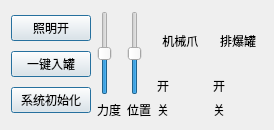
    <widget class="QWidget" name="tab_6">
     <attribute name="title">
      <string>功能区1</string>
     </attribute>
     <layout class="QVBoxLayout" name="verticalLayout_35">
      <item>
       <layout class="QHBoxLayout" name="horizontalLayout_33">
        <item>
         <layout class="QVBoxLayout" name="verticalLayout_29">
          <item>
           <widget class="QPushButton" name="Light">
            <property name="text">
             <string>照明开</string>
            </property>
            <property name="checkable">
             <bool>true</bool>
            </property>
            <property name="checked">
             <bool>false</bool>
            </property>
            <property name="autoDefault">
             <bool>false</bool>
            </property>
            <property name="default">
             <bool>true</bool>
            </property>
            <property name="flat">
             <bool>false</bool>
            </property>
           </widget>
          </item>
          <item>
           <widget class="QPushButton" name="OneKeyCan">
            <property name="text">
             <string>一键入罐</string>
            </property>
            <property name="default">
             <bool>true</bool>
            </property>
           </widget>
          </item>
          <item>
           <widget class="QPushButton" name="Init">
            <property name="text">
             <string>系统初始化</string>
            </property>
            <property name="autoDefault">
             <bool>false</bool>
            </property>
            <property name="default">
             <bool>true</bool>
            </property>
           </widget>
          </item>
         </layout>
        </item>
        <item>
         <layout class="QHBoxLayout" name="horizontalLayout_5">
          <item>
           <layout class="QVBoxLayout" name="verticalLayout_41">
            <item>
             <widget class="QSlider" name="gripper_force">
              <property name="maximum">
               <number>100</number>
              </property>
              <property name="value">
               <number>50</number>
              </property>
              <property name="orientation">
               <enum>Qt::Vertical</enum>
              </property>
             </widget>
            </item>
            <item>
             <widget class="QLabel" name="label_71">
              <property name="text">
               <string>力度</string>
              </property>
             </widget>
            </item>
           </layout>
          </item>
          <item>
           <layout class="QVBoxLayout" name="verticalLayout_40">
            <item>
             <widget class="QSlider" name="gripper_position">
              <property name="maximum">
               <number>100</number>
              </property>
              <property name="value">
               <number>50</number>
              </property>
              <property name="orientation">
               <enum>Qt::Vertical</enum>
              </property>
             </widget>
            </item>
            <item>
             <widget class="QLabel" name="label_70">
              <property name="text">
               <string>位置</string>
              </property>
             </widget>
            </item>
           </layout>
          </item>
         </layout>
        </item>
        <item>
         <layout class="QVBoxLayout" name="verticalLayout_20">
          <item>
           <widget class="QLabel" name="label_5">
            <property name="text">
             <string>机械爪 </string>
            </property>
            <property name="alignment">
             <set>Qt::AlignCenter</set>
            </property>
           </widget>
          </item>
          <item>
           <layout class="QHBoxLayout" name="horizontalLayout_31">
            <item>
             <widget class="QLabel" name="label_6">
              <property name="text">
               <string>开</string>
              </property>
              <property name="alignment">
               <set>Qt::AlignCenter</set>
              </property>
             </widget>
            </item>
            <item>
             <widget class="QPushButton" name="Hand_Open">
              <property name="styleSheet">
               <string notr="true">border:none</string>
              </property>
              <property name="text">
               <string/>
              </property>
              <property name="icon">
               <iconset resource="../resources/resources.qrc">
                <normaloff>:/imgs/up.png</normaloff>:/imgs/up.png</iconset>
              </property>
              <property name="iconSize">
               <size>
                <width>48</width>
                <height>48</height>
               </size>
              </property>
             </widget>
            </item>
           </layout>
          </item>
          <item>
           <layout class="QHBoxLayout" name="horizontalLayout_32">
            <item>
             <widget class="QLabel" name="label_7">
              <property name="text">
               <string>关</string>
              </property>
              <property name="alignment">
               <set>Qt::AlignCenter</set>
              </property>
             </widget>
            </item>
            <item>
             <widget class="QPushButton" name="Hand_Close">
              <property name="styleSheet">
               <string notr="true">border:none</string>
              </property>
              <property name="text">
               <string/>
              </property>
              <property name="icon">
               <iconset resource="../resources/resources.qrc">
                <normaloff>:/imgs/down.png</normaloff>:/imgs/down.png</iconset>
              </property>
              <property name="iconSize">
               <size>
                <width>48</width>
                <height>48</height>
               </size>
              </property>
             </widget>
            </item>
           </layout>
          </item>
         </layout>
        </item>
        <item>
         <layout class="QVBoxLayout" name="verticalLayout_16">
          <item>
           <widget class="QLabel" name="label_2">
            <property name="text">
             <string>排爆罐</string>
            </property>
            <property name="alignment">
             <set>Qt::AlignCenter</set>
            </property>
           </widget>
          </item>
          <item>
           <layout class="QHBoxLayout" name="horizontalLayout_7">
            <item>
             <widget class="QLabel" name="label_3">
              <property name="text">
               <string>开</string>
              </property>
              <property name="alignment">
               <set>Qt::AlignCenter</set>
              </property>
             </widget>
            </item>
            <item>
             <widget class="QPushButton" name="Can_Open">
              <property name="styleSheet">
               <string notr="true">border:none</string>
              </property>
              <property name="text">
               <string/>
              </property>
              <property name="icon">
               <iconset resource="../resources/resources.qrc">
                <normaloff>:/imgs/up.png</normaloff>:/imgs/up.png</iconset>
              </property>
              <property name="iconSize">
               <size>
                <width>48</width>
                <height>48</height>
               </size>
              </property>
             </widget>
            </item>
           </layout>
          </item>
          <item>
           <layout class="QHBoxLayout" name="horizontalLayout_17">
            <item>
             <widget class="QLabel" name="label_4">
              <property name="text">
               <string>关</string>
              </property>
              <property name="alignment">
               <set>Qt::AlignCenter</set>
              </property>
             </widget>
            </item>
            <item>
             <widget class="QPushButton" name="Can_Close">
              <property name="styleSheet">
               <string notr="true">border:none</string>
              </property>
              <property name="text">
               <string/>
              </property>
              <property name="icon">
               <iconset resource="../resources/resources.qrc">
                <normaloff>:/imgs/down.png</normaloff>:/imgs/down.png</iconset>
              </property>
              <property name="iconSize">
               <size>
                <width>48</width>
                <height>48</height>
               </size>
              </property>
             </widget>
            </item>
           </layout>
          </item>
         </layout>
        </item>
       </layout>
      </item>
     </layout>
    </widget>
